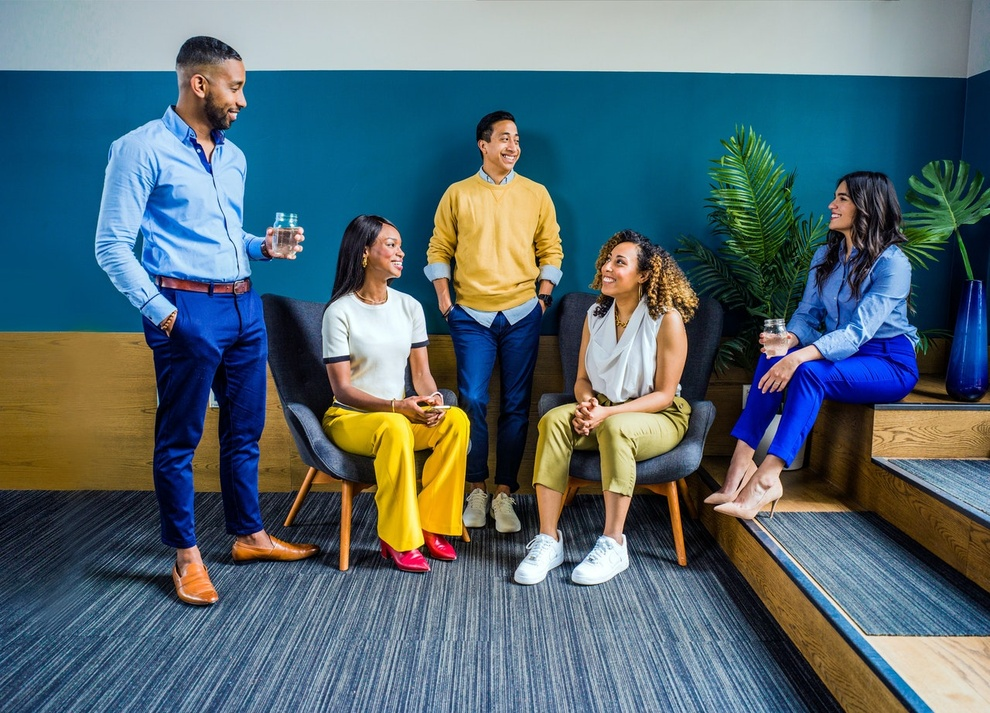
#> input picture Face Detection/people.jpg, 990 x 713 px, shrunk from 1280 x 921 before the run
$ python detec_image.py
#> lines starting #> are read from the running program, lines starting #| are printed output that depends on the picture; after the words box and inside, x2 and y2 are one past the last pixel; in counts of white or black regions, pixels touching at a corner belong together
import cv2

# โหลดรูปภาพ
image = cv2.imread('people.jpg')
#> image is the input picture: shape (713, 990, 3); mean B, G, R 113.5, 105.5, 84.7

# แปลงรูปภาพให้อยู่ในรูปแบบ grayscale
gray_image = cv2.cvtColor(image, cv2.COLOR_BGR2GRAY)
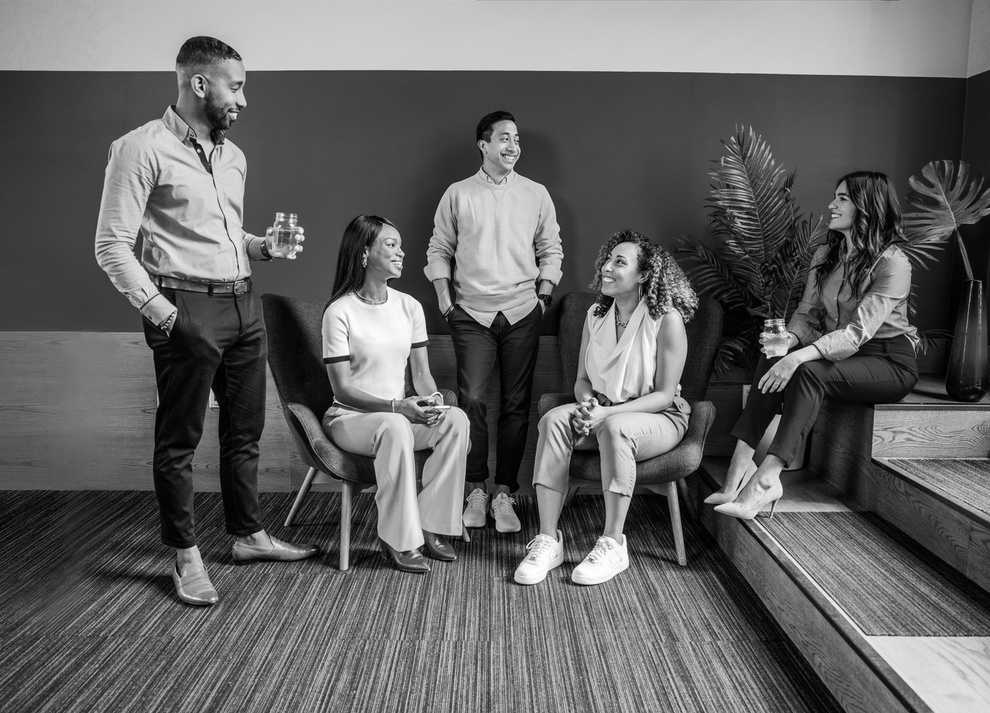
#> gray_image: shape (713, 990); min 0, max 254, mean 100.2

# ใช้ Haar Cascade Classifier สำหรับตรวจจับหน้าคน
face_cascade = cv2.CascadeClassifier(cv2.data.haarcascades + 'haarcascade_frontalface_default.xml')

# ทำการตรวจจับหน้าคนในรูปภาพ
# ปรับค่า scaleFactor, minNeighbors, และ minSize ตามความเหมาะสม
faces = face_cascade.detectMultiScale(gray_image, scaleFactor=1.1, minNeighbors=5, minSize=(30, 30))
#> faces = [[485, 121, 46, 46], [365, 227, 45, 45], [555, 354, 122, 122], [313, 362, 121, 121]]

# วาดสี่เหลี่ยมรอบหน้าคนที่ตรวจพบบนรูปภาพ
for (x, y, w, h) in faces:
    cv2.rectangle(image, (x, y), (x + w, y + h), (0, 255, 0), 2)
#> this loop made 4 passes
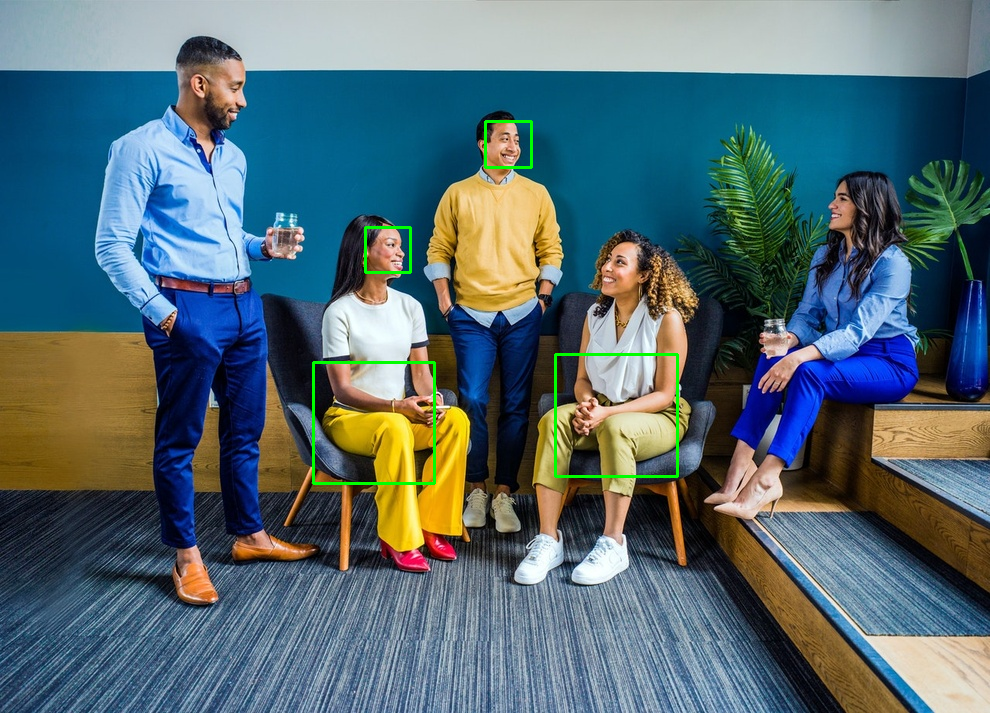
#> image: shape (713, 990, 3); 0.57% of pixels changed, all inside (x1, y1, x2, y2) = (312, 120, 679, 485)
    # นับจำนวนหน้าคนที่ตรวจพบ
num_people = len(faces)
#> num_people = 4

# แสดงจำนวนคนในรูปภาพ
print(f'จำนวนคนในรูป: {num_people}')
#| จำนวนคนในรูป: 4

# บันทึกรูปภาพที่มีสี่เหลี่ยมรอบหน้าคนไปยังไฟล์ภาพใหม่
cv2.imwrite('detected_people.jpg', image)

# ปิดหน้าต่างแสดงรูปภาพ (ถ้ามี)
cv2.destroyAllWindows()
